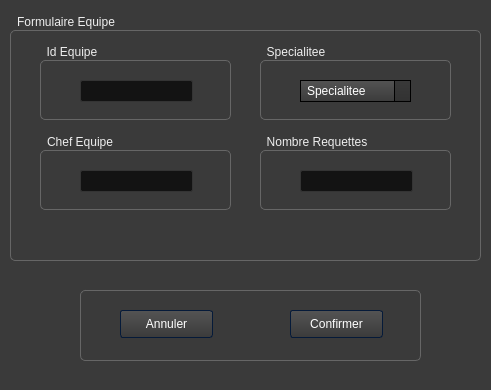
<?xml version="1.0" encoding="UTF-8"?>
<ui version="4.0">
 <class>WidAdd2</class>
 <widget class="QDialog" name="WidAdd2">
  <property name="geometry">
   <rect>
    <x>0</x>
    <y>0</y>
    <width>491</width>
    <height>390</height>
   </rect>
  </property>
  <property name="windowTitle">
   <string>Dialog</string>
  </property>
  <property name="styleSheet">
   <string notr="true">/*-----QWidget-----*/
QWidget
{
        background-color: #3a3a3a;
        color: #fff;
        selection-background-color: #b78620;
        selection-color: #000;

}


/*-----QLabel-----*/
QLabel
{
        background-color: transparent;
        color: #fff;

}


/*-----QMenuBar-----*/
QMenuBar
{
        background-color: qlineargradient(spread:repeat, x1:1, y1:0, x2:1, y2:1, stop:0 rgba(57, 57, 57, 255),stop:1 rgba(50, 50, 50, 255));
        border: 1px solid #000;
        color: #fff;

}


QMenuBar::item
{
        background-color: transparent;

}


QMenuBar::item:selected
{
        background-color: rgba(183, 134, 32, 20%);
        border: 1px solid #b78620;
        color: #fff;

}


QMenuBar::item:pressed
{
        background-color: rgb(183, 134, 32);
        border: 1px solid #b78620;
        color: #fff;

}


/*-----QMenu-----*/
QMenu
{
    background-color: qlineargradient(spread:repeat, x1:1, y1:0, x2:1, y2:1, stop:0 rgba(57, 57, 57, 255),stop:1 rgba(50, 50, 50, 255));
    border: 1px solid #222;
    padding: 4px;
        color: #fff;

}


QMenu::item
{
    background-color: transparent;
    padding: 2px 20px 2px 20px;

}


QMenu::separator
{
        background-color: rgb(183, 134, 32);
        height: 1px;

}


QMenu::item:disabled
{
    color: #555;
    background-color: transparent;
    padding: 2px 20px 2px 20px;

}


QMenu::item:selected
{
        background-color: rgba(183, 134, 32, 20%);
        border: 1px solid #b78620;
        color: #fff;

}


/*-----QToolBar-----*/
QToolBar
{
        background-color: qlineargradient(spread:repeat, x1:1, y1:0, x2:1, y2:1, stop:0 rgba(69, 69, 69, 255),stop:1 rgba(58, 58, 58, 255));
        border-top: none;
        border-bottom: 1px solid #4f4f4f;
        border-left: 1px solid #4f4f4f;
        border-right: 1px solid #4f4f4f;

}


QToolBar::separator
{
        background-color: #2e2e2e;
        width: 1px;

}


/*-----QToolButton-----*/
QToolButton
{
        background-color: transparent;
        color: #fff;
        padding: 5px;
        padding-left: 8px;
        padding-right: 8px;
        margin-left: 1px;
}


QToolButton:hover
{
        background-color: rgba(183, 134, 32, 20%);
        border: 1px solid #b78620;
        color: #fff;

}


QToolButton:pressed
{
        background-color: qlineargradient(spread:repeat, x1:1, y1:0, x2:1, y2:1, stop:0 rgba(57, 57, 57, 255),stop:1 rgba(50, 50, 50, 255));
        border: 1px solid #b78620;

}


QToolButton:checked
{
        background-color: qlineargradient(spread:repeat, x1:1, y1:0, x2:1, y2:1, stop:0 rgba(57, 57, 57, 255),stop:1 rgba(50, 50, 50, 255));
        border: 1px solid #222;
}


/*-----QPushButton-----*/
QPushButton
{
        background-color: qlineargradient(spread:repeat, x1:1, y1:0, x2:1, y2:1, stop:0 rgba(84, 84, 84, 255),stop:1 rgba(59, 59, 59, 255));
        color: #ffffff;
        min-width: 80px;
        border-style: solid;
        border-width: 1px;
        border-radius: 3px;
        border-color: #051a39;
        padding: 5px;

}


QPushButton::flat
{
        background-color: transparent;
        border: none;
        color: #fff;

}


QPushButton::disabled
{
        background-color: #404040;
        color: #656565;
        border-color: #051a39;

}


QPushButton::hover
{
        background-color: rgba(183, 134, 32, 20%);
        border: 1px solid #b78620;

}


QPushButton::pressed
{
        background-color: qlineargradient(spread:repeat, x1:1, y1:0, x2:1, y2:1, stop:0 rgba(74, 74, 74, 255),stop:1 rgba(49, 49, 49, 255));
        border: 1px solid #b78620;

}


QPushButton::checked
{
        background-color: qlineargradient(spread:repeat, x1:1, y1:0, x2:1, y2:1, stop:0 rgba(74, 74, 74, 255),stop:1 rgba(49, 49, 49, 255));
        border: 1px solid #222;

}


/*-----QLineEdit-----*/
QLineEdit
{
        background-color: #131313;
        color : #eee;
        border: 1px solid #343434;
        border-radius: 2px;
        padding: 3px;
        padding-left: 5px;

}


/*-----QPlainTExtEdit-----*/
QPlainTextEdit
{
        background-color: #131313;
        color : #eee;
        border: 1px solid #343434;
        border-radius: 2px;
        padding: 3px;
        padding-left: 5px;

}


/*-----QTabBar-----*/
QTabBar::tab
{
        background-color: qlineargradient(spread:repeat, x1:1, y1:0, x2:1, y2:1, stop:0 rgba(84, 84, 84, 255),stop:1 rgba(59, 59, 59, 255));
        color: #ffffff;
        border-style: solid;
        border-width: 1px;
        border-color: #666;
        border-bottom: none;
        padding: 5px;
        padding-left: 15px;
        padding-right: 15px;

}


QTabWidget::pane
{
        background-color: red;
        border: 1px solid #666;
        top: 1px;

}


QTabBar::tab:last
{
        margin-right: 0;

}


QTabBar::tab:first:!selected
{
        background-color: #0c0c0d;
        margin-left: 0px;

}


QTabBar::tab:!selected
{
        color: #b1b1b1;
        border-bottom-style: solid;
        background-color: #0c0c0d;

}


QTabBar::tab:selected
{
        margin-bottom: 0px;

}


QTabBar::tab:!selected:hover
{
        border-top-color: #b78620;

}


/*-----QComboBox-----*/
QComboBox
{
    background-color: qlineargradient(spread:repeat, x1:1, y1:0, x2:1, y2:1, stop:0 rgba(84, 84, 84, 255),stop:1 rgba(59, 59, 59, 255));
    border: 1px solid #000;
    padding-left: 6px;
    color: #ffffff;
    height: 20px;

}


QComboBox::disabled
{
        background-color: #404040;
        color: #656565;
        border-color: #051a39;

}


QComboBox:on
{
    background-color: #b78620;
        color: #000;

}


QComboBox QAbstractItemView
{
    background-color: #383838;
    color: #ffffff;
    border: 1px solid black;
    selection-background-color: #b78620;
    outline: 0;

}


QComboBox::drop-down
{
        background-color: qlineargradient(spread:repeat, x1:1, y1:0, x2:1, y2:1, stop:0 rgba(57, 57, 57, 255),stop:1 rgba(50, 50, 50, 255));
    subcontrol-origin: padding;
    subcontrol-position: top right;
    width: 15px;
    border-left-width: 1px;
    border-left-color: black;
    border-left-style: solid;

}


QComboBox::down-arrow
{
    image: url(://arrow-down.png);
    width: 8px;
    height: 8px;
}


/*-----QSpinBox &amp; QDateTimeEdit-----*/
QSpinBox,
QDateTimeEdit
{
    background-color: #131313;
        color : #eee;
        border: 1px solid #343434;
        padding: 3px;
        padding-left: 5px;
    border-radius : 2px;

}


QSpinBox::up-button,
QDateTimeEdit::up-button
{
        border-top-right-radius:2px;
        background-color: #777777;
    width: 16px;
    border-width: 1px;

}


QSpinBox::up-button:hover,
QDateTimeEdit::up-button:hover
{
        background-color: #585858;

}


QSpinBox::up-button:pressed,
QDateTimeEdit::up-button:pressed
{
        background-color: #252525;
    width: 16px;
    border-width: 1px;

}


QSpinBox::up-arrow,
QDateTimeEdit::up-arrow
{
    image: url(://arrow-up.png);
    width: 7px;
    height: 7px;

}


QSpinBox::down-button,
QDateTimeEdit::down-button
{
        border-bottom-right-radius:2px;
        background-color: #777777;
    width: 16px;
    border-width: 1px;

}


QSpinBox::down-button:hover,
QDateTimeEdit::down-button:hover
{
        background-color: #585858;

}


QSpinBox::down-button:pressed,
QDateTimeEdit::down-button:pressed
{
        background-color: #252525;
    width: 16px;
    border-width: 1px;

}


QSpinBox::down-arrow,
QDateTimeEdit::down-arrow
{
    image: url(://arrow-down.png);
    width: 7px;
    height: 7px;

}


/*-----QGroupBox-----*/
QGroupBox
{
    border: 1px solid;
    border-color: #666666;
        border-radius: 5px;
    margin-top: 20px;

}


QGroupBox::title
{
    background-color: transparent;
    color: #eee;
    subcontrol-origin: margin;
    padding: 5px;
        border-top-left-radius: 3px;
        border-top-right-radius: 3px;

}


/*-----QHeaderView-----*/
QHeaderView::section
{
    background-color: qlineargradient(spread:repeat, x1:1, y1:0, x2:1, y2:1, stop:0 rgba(60, 60, 60, 255),stop:1 rgba(50, 50, 50, 255));
        border: 1px solid #000;
    color: #fff;
    text-align: left;
        padding: 4px;

}


QHeaderView::section:disabled
{
    background-color: #525251;
    color: #656565;

}


QHeaderView::section:checked
{
    background-color: qlineargradient(spread:repeat, x1:1, y1:0, x2:1, y2:1, stop:0 rgba(60, 60, 60, 255),stop:1 rgba(50, 50, 50, 255));
    color: #fff;

}


QHeaderView::section::vertical::first,
QHeaderView::section::vertical::only-one
{
    border-top: 1px solid #353635;

}


QHeaderView::section::vertical
{
    border-top: 1px solid #353635;

}


QHeaderView::section::horizontal::first,
QHeaderView::section::horizontal::only-one
{
    border-left: 1px solid #353635;

}


QHeaderView::section::horizontal
{
    border-left: 1px solid #353635;

}


QTableCornerButton::section
{
    background-color: qlineargradient(spread:repeat, x1:1, y1:0, x2:1, y2:1, stop:0 rgba(60, 60, 60, 255),stop:1 rgba(50, 50, 50, 255));
        border: 1px solid #000;
    color: #fff;

}


/*-----QTreeWidget-----*/
QTreeView
{
        show-decoration-selected: 1;
        alternate-background-color: #3a3a3a;
        selection-color: #fff;
        background-color: #2d2d2d;
        border: 1px solid gray;
        padding-top : 5px;
        color: #fff;
        font: 8pt;

}


QTreeView::item:selected
{
        color:#fff;
        background-color: #b78620;
        border-radius: 0px;

}


QTreeView::item:!selected:hover
{
    background-color: #262626;
    border: none;
    color: white;

}


QTreeView::branch:has-children:!has-siblings:closed,
QTreeView::branch:closed:has-children:has-siblings
{
        image: url(://tree-closed.png);

}


QTreeView::branch:open:has-children:!has-siblings,
QTreeView::branch:open:has-children:has-siblings
{
        image: url(://tree-open.png);

}


/*-----QListView-----*/
QListView
{
        background-color: qlineargradient(spread:repeat, x1:1, y1:0, x2:1, y2:1, stop:0 rgba(83, 83, 83, 255),stop:0.293269 rgba(81, 81, 81, 255),stop:0.634615 rgba(79, 79, 79, 255),stop:1 rgba(83, 83, 83, 255));
    border : none;
    color: white;
    show-decoration-selected: 1;
    outline: 0;
        border: 1px solid gray;

}


QListView::disabled
{
        background-color: #656565;
        color: #1b1b1b;
    border: 1px solid #656565;

}


QListView::item
{
        background-color: #2d2d2d;
    padding: 1px;

}


QListView::item:alternate
{
    background-color: #3a3a3a;

}


QListView::item:selected
{
        background-color: #b78620;
        border: 1px solid #b78620;
        color: #fff;

}


QListView::item:selected:!active
{
        background-color: #b78620;
        border: 1px solid #b78620;
        color: #fff;

}


QListView::item:selected:active
{
        background-color: #b78620;
        border: 1px solid #b78620;
        color: #fff;

}


QListView::item:hover {
    background-color: #262626;
    border: none;
    color: white;

}


/*-----QCheckBox-----*/
QCheckBox
{
        background-color: transparent;
    color: lightgray;
        border: none;

}


QCheckBox::indicator
{
    background-color: #323232;
    border: 1px solid darkgray;
    width: 12px;
    height: 12px;

}


QCheckBox::indicator:checked
{
    image:url(&quot;./ressources/check.png&quot;);
        background-color: #b78620;
    border: 1px solid #3a546e;

}


QCheckBox::indicator:unchecked:hover
{
        border: 1px solid #b78620;

}


QCheckBox::disabled
{
        color: #656565;

}


QCheckBox::indicator:disabled
{
        background-color: #656565;
        color: #656565;
    border: 1px solid #656565;

}

/*-----QSlider-----*/
QSlider::groove:horizontal
{
        background-color: transparent;
        height: 3px;

}


QSlider::sub-page:horizontal
{
        background-color: #b78620;

}


QSlider::add-page:horizontal
{
        background-color: #131313;

}


QSlider::handle:horizontal
{
        background-color: #b78620;
        width: 14px;
        margin-top: -6px;
        margin-bottom: -6px;
        border-radius: 6px;

}


QSlider::handle:horizontal:hover
{
        background-color: #d89e25;
        border-radius: 6px;

}


QSlider::sub-page:horizontal:disabled
{
        background-color: #bbb;
        border-color: #999;

}


QSlider::add-page:horizontal:disabled
{
        background-color: #eee;
        border-color: #999;

}


QSlider::handle:horizontal:disabled
{
        background-color: #eee;
        border: 1px solid #aaa;
        border-radius: 3px;

}


/*-----QScrollBar-----*/
QScrollBar:horizontal
{
    border: 1px solid #222222;
    background-color: #3d3d3d;
    height: 15px;
    margin: 0px 16px 0 16px;

}


QScrollBar::handle:horizontal
{
        background-color: qlineargradient(spread:repeat, x1:1, y1:0, x2:1, y2:1, stop:0 rgba(97, 97, 97, 255),stop:1 rgba(90, 90, 90, 255));
        border: 1px solid #2d2d2d;
    min-height: 20px;

}


QScrollBar::add-line:horizontal
{
        background-color: qlineargradient(spread:repeat, x1:1, y1:0, x2:1, y2:1, stop:0 rgba(97, 97, 97, 255),stop:1 rgba(90, 90, 90, 255));
        border: 1px solid #2d2d2d;
    width: 15px;
    subcontrol-position: right;
    subcontrol-origin: margin;

}


QScrollBar::sub-line:horizontal
{
        background-color: qlineargradient(spread:repeat, x1:1, y1:0, x2:1, y2:1, stop:0 rgba(97, 97, 97, 255),stop:1 rgba(90, 90, 90, 255));
        border: 1px solid #2d2d2d;
    width: 15px;
    subcontrol-position: left;
    subcontrol-origin: margin;

}


QScrollBar::right-arrow:horizontal
{
    image: url(://arrow-right.png);
    width: 6px;
    height: 6px;

}


QScrollBar::left-arrow:horizontal
{
    image: url(://arrow-left.png);
    width: 6px;
    height: 6px;

}


QScrollBar::add-page:horizontal, QScrollBar::sub-page:horizontal
{
    background: none;

}


QScrollBar:vertical
{
    background-color: #3d3d3d;
    width: 16px;
        border: 1px solid #2d2d2d;
    margin: 16px 0px 16px 0px;

}


QScrollBar::handle:vertical
{
    background-color: qlineargradient(spread:repeat, x1:1, y1:0, x2:1, y2:1, stop:0 rgba(97, 97, 97, 255),stop:1 rgba(90, 90, 90, 255));
        border: 1px solid #2d2d2d;
    min-height: 20px;

}


QScrollBar::add-line:vertical
{
        background-color: qlineargradient(spread:repeat, x1:1, y1:0, x2:1, y2:1, stop:0 rgba(97, 97, 97, 255),stop:1 rgba(90, 90, 90, 255));
        border: 1px solid #2d2d2d;
    height: 15px;
    subcontrol-position: bottom;
    subcontrol-origin: margin;

}


QScrollBar::sub-line:vertical
{
        background-color: qlineargradient(spread:repeat, x1:1, y1:0, x2:1, y2:1, stop:0 rgba(97, 97, 97, 255),stop:1 rgba(90, 90, 90, 255));
        border: 1px solid #2d2d2d;
    height: 15px;
    subcontrol-position: top;
    subcontrol-origin: margin;

}


QScrollBar::up-arrow:vertical
{
    image: url(://arrow-up.png);
    width: 6px;
    height: 6px;

}


QScrollBar::down-arrow:vertical
{
    image: url(://arrow-down.png);
    width: 6px;
    height: 6px;

}


QScrollBar::add-page:vertical, QScrollBar::sub-page:vertical
{
    background: none;

}</string>
  </property>
  <widget class="QGroupBox" name="groupBox">
   <property name="geometry">
    <rect>
     <x>10</x>
     <y>10</y>
     <width>471</width>
     <height>251</height>
    </rect>
   </property>
   <property name="title">
    <string>Formulaire Equipe</string>
   </property>
   <widget class="QGroupBox" name="groupBox_2">
    <property name="geometry">
     <rect>
      <x>30</x>
      <y>120</y>
      <width>191</width>
      <height>80</height>
     </rect>
    </property>
    <property name="title">
     <string>Chef Equipe</string>
    </property>
    <widget class="QLineEdit" name="AddChefeq">
     <property name="geometry">
      <rect>
       <x>40</x>
       <y>40</y>
       <width>113</width>
       <height>22</height>
      </rect>
     </property>
    </widget>
   </widget>
   <widget class="QGroupBox" name="groupBox_3">
    <property name="geometry">
     <rect>
      <x>250</x>
      <y>30</y>
      <width>191</width>
      <height>80</height>
     </rect>
    </property>
    <property name="title">
     <string>Specialitee</string>
    </property>
    <widget class="QComboBox" name="AddSpecEq">
     <property name="geometry">
      <rect>
       <x>40</x>
       <y>40</y>
       <width>111</width>
       <height>22</height>
      </rect>
     </property>
     <item>
      <property name="text">
       <string>Specialitee</string>
      </property>
     </item>
     <item>
      <property name="text">
       <string>Informatique</string>
      </property>
     </item>
     <item>
      <property name="text">
       <string>Biomedicale</string>
      </property>
     </item>
     <item>
      <property name="text">
       <string>Reparation</string>
      </property>
     </item>
     <item>
      <property name="text">
       <string>Electricite</string>
      </property>
     </item>
     <item>
      <property name="text">
       <string>Installation</string>
      </property>
     </item>
    </widget>
   </widget>
   <widget class="QGroupBox" name="groupBox_4">
    <property name="geometry">
     <rect>
      <x>30</x>
      <y>30</y>
      <width>191</width>
      <height>80</height>
     </rect>
    </property>
    <property name="title">
     <string>Id Equipe</string>
    </property>
    <widget class="QLineEdit" name="AddIdEq">
     <property name="geometry">
      <rect>
       <x>40</x>
       <y>40</y>
       <width>113</width>
       <height>22</height>
      </rect>
     </property>
    </widget>
   </widget>
   <widget class="QGroupBox" name="groupBox_5">
    <property name="geometry">
     <rect>
      <x>250</x>
      <y>120</y>
      <width>191</width>
      <height>80</height>
     </rect>
    </property>
    <property name="title">
     <string>Nombre Requettes</string>
    </property>
    <widget class="QLineEdit" name="AddNbRq">
     <property name="geometry">
      <rect>
       <x>40</x>
       <y>40</y>
       <width>113</width>
       <height>22</height>
      </rect>
     </property>
    </widget>
   </widget>
  </widget>
  <widget class="QGroupBox" name="groupBox_6">
   <property name="geometry">
    <rect>
     <x>80</x>
     <y>270</y>
     <width>341</width>
     <height>91</height>
    </rect>
   </property>
   <property name="title">
    <string/>
   </property>
   <widget class="QPushButton" name="AddEqConfirm">
    <property name="geometry">
     <rect>
      <x>210</x>
      <y>40</y>
      <width>93</width>
      <height>28</height>
     </rect>
    </property>
    <property name="text">
     <string>Confirmer</string>
    </property>
   </widget>
   <widget class="QPushButton" name="AddEqCancel">
    <property name="geometry">
     <rect>
      <x>40</x>
      <y>40</y>
      <width>93</width>
      <height>28</height>
     </rect>
    </property>
    <property name="text">
     <string>Annuler</string>
    </property>
   </widget>
  </widget>
 </widget>
 <resources/>
 <connections/>
</ui>
